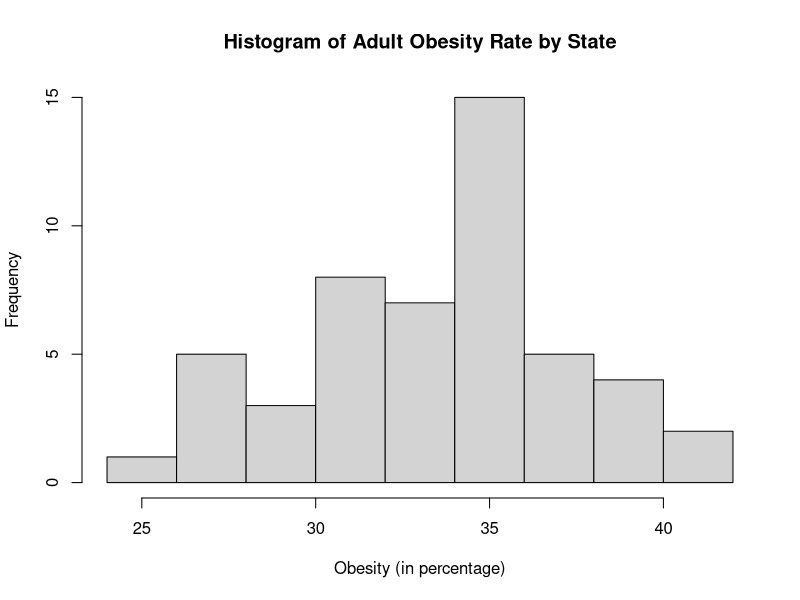

This chart was generated by the following R code:
## ---- chunk 1
knitr::opts_chunk$set(echo = TRUE, highlight=FALSE, comment=NA, warnings=FALSE,message=FALSE)
## ---- chunk 2
obesity <- read.csv("clean_obesity_data.csv")
head(obesity)

## Use this chunk for reading in packages.
## Use this chunk for reading in the data, combining the data, and any other major data cleaning that is not relevant to show.
## Remove the ## before all code.
## ---- chunk 3
hist(obesity$Prevalence, main = "Histogram of Adult Obesity Rate by State", xlab = "Obesity (in percentage)")
mean_obesity <- mean(obesity$Prevalence, na.rm = TRUE)
median_obesity <- median(obesity$Prevalence, na.rm = TRUE)
sd_obesity <- sd(obesity$Prevalence, na.rm = TRUE)

mean_obesity
median_obesity
sd_obesity

## Use this code  to include the relevant plots from EDA
## This should NOT be a dump of all of your plots and outputs.
## Refer to the Rmarkdown guide for sizing information on your plots

# This partition is optional, but can be useful for a simple way to resize your plots
par(mfrow=c(2,3),pin=c(1,1),mar=c(7.1,4.1,3,1))
## ---- chunk 4
## Use this code chunk can be used to execute any functions or summaries 
## that will not be included in your output such as correlations or 5 number summaries

## ---- chunk 5
## This code chunk can be used to execute any functions or summaries that will not be included in your output

## ---- chunk 6
# Use head() function to output first several rows

## ---- chunk 7
## This code chunk can be used to execute any functions or summaries that will not be included in your output
## ---- chunk 8
## Use this section to output the summary of your final model
## Include the relevant plots from assumptions and your additional techniques
## This should NOT be a dump of all of your plots and outputs.
## Refer to the Rmarkdown guide for sizing information on your plots
